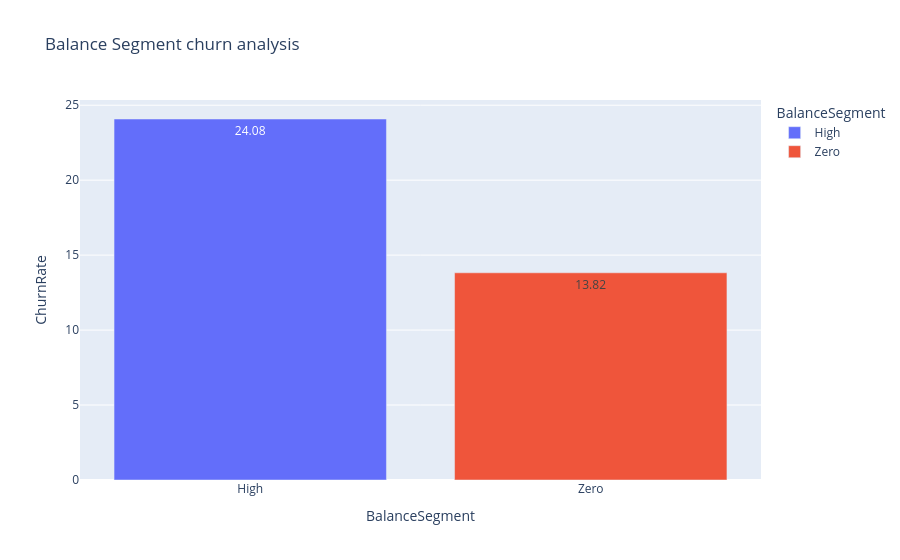

Here is the notebook cell this chart was saved with:
### Code cell
#Churn by Balance segment

Balance_churn['ChurnRate']=Balance_churn['ChurnRate'].round(2)
fig=px.bar(Balance_churn,
          title='Balance Segment churn analysis',
          x='BalanceSegment',
          y='ChurnRate',
          color='BalanceSegment',
          text='ChurnRate',
          
          )

fig.show()

### Figure 1 — Plotly figure (JSON) as saved in the notebook; plotly's stock layout.template omitted (floating-point values rounded to 4 significant figures)
{"data": [{"hovertemplate": "BalanceSegment=%{x}<br>ChurnRate=%{text}<extra></extra>", "legendgroup": "High", "marker": {"color": "#636efa", "pattern": {"shape": ""}}, "name": "High", "orientation": "v", "showlegend": true, "text": [24.08], "textposition": "auto", "type": "bar", "x": ["High"], "xaxis": "x", "y": [24.08], "yaxis": "y"}, {"hovertemplate": "BalanceSegment=%{x}<br>ChurnRate=%{text}<extra></extra>", "legendgroup": "Zero", "marker": {"color": "#EF553B", "pattern": {"shape": ""}}, "name": "Zero", "orientation": "v", "showlegend": true, "text": [13.82], "textposition": "auto", "type": "bar", "x": ["Zero"], "xaxis": "x", "y": [13.82], "yaxis": "y"}], "layout": {"barmode": "relative", "legend": {"title": {"text": "BalanceSegment"}, "tracegroupgap": 0}, "title": {"text": "Balance Segment churn analysis"}, "xaxis": {"anchor": "y", "categoryarray": ["High", "Zero"], "categoryorder": "array", "domain": [0, 1], "title": {"text": "BalanceSegment"}}, "yaxis": {"anchor": "x", "domain": [0, 1], "title": {"text": "ChurnRate"}}}}
